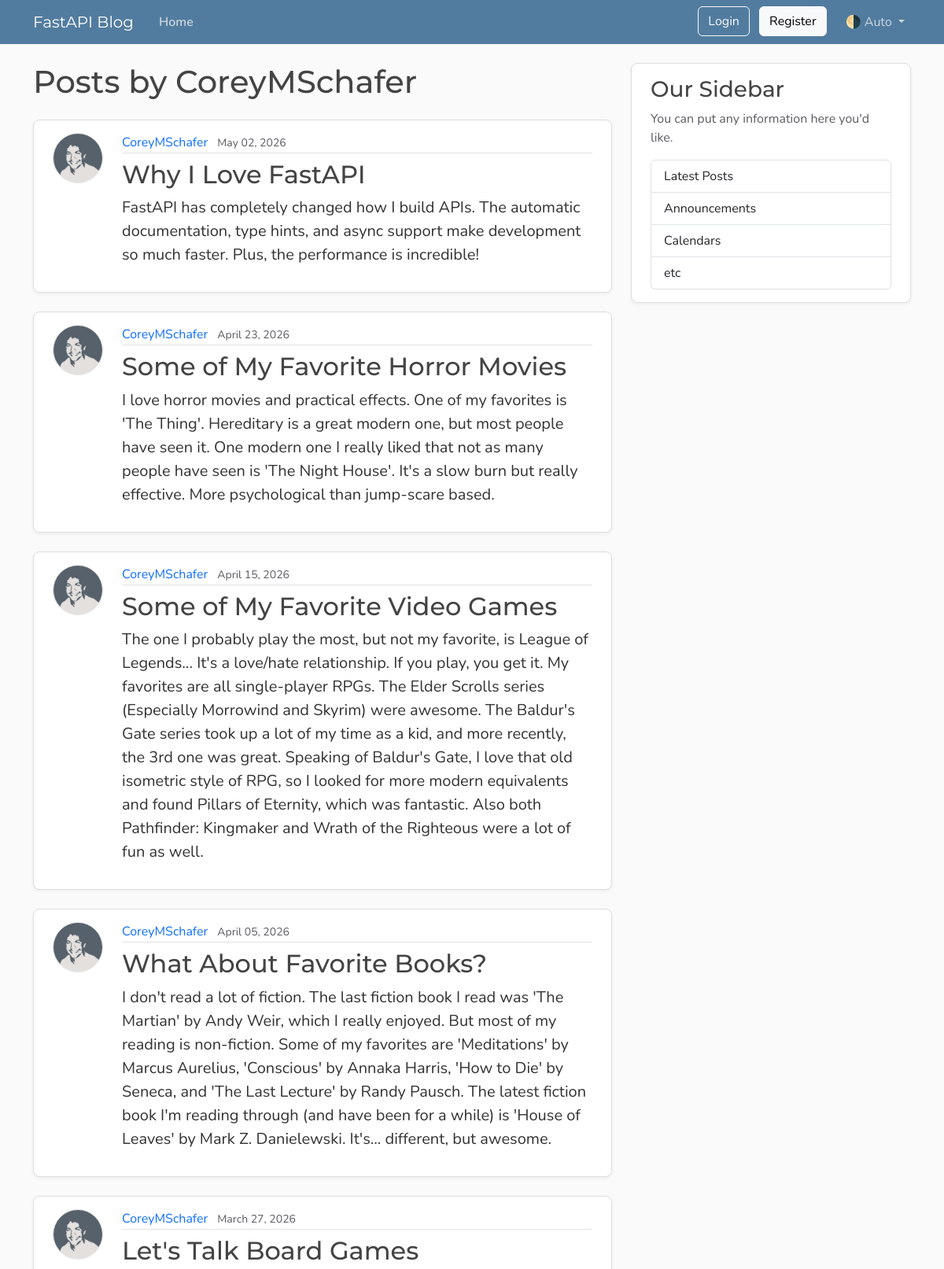
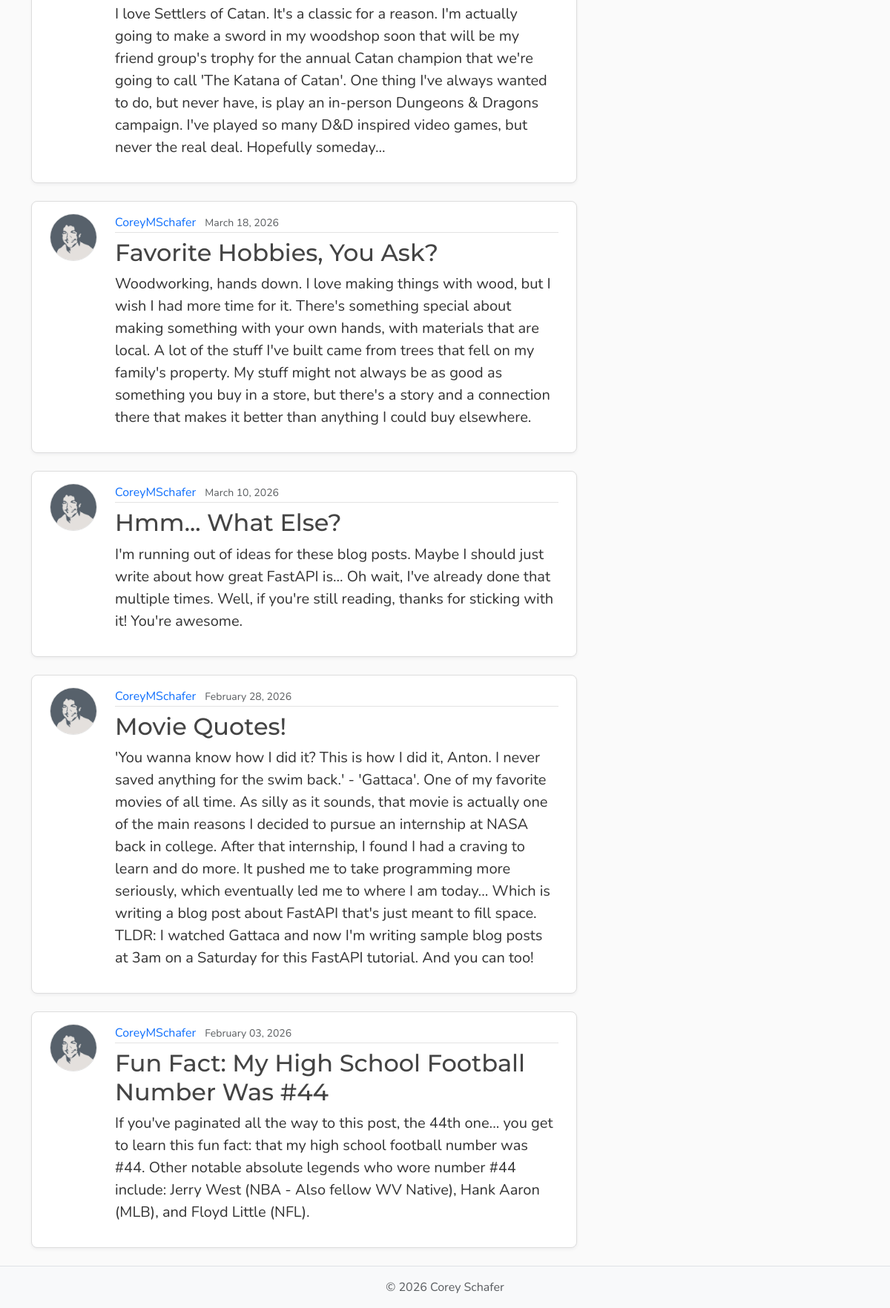
The page /users/1/posts on the database its author committed (2 pictures, top to bottom).
### models.py (models this page shows, shortened)
class User(Base):
    __tablename__ = "users"
    id : Mapped[int] = mapped_column(Integer, primary_key=True, index=True)
    username : Mapped[str] = mapped_column(String(20), unique=True, nullable=False)
    email : Mapped[str] = mapped_column(String(30), unique=True, nullable=False)
    password_hash : Mapped[str] = mapped_column(String(200), nullable=False)
    image_file : Mapped[str | None] = mapped_column(String(200), nullable=True, default=None)
    posts : Mapped[list[Post]] = relationship(back_populates="author", cascade="all, delete-orphan") # After adding cascade, when a user is deleted his posts are slao deleted

class Post(Base):
    __tablename__ = "posts"
    id : Mapped[int] = mapped_column(Integer, primary_key=True, index=True)
    title : Mapped[str] = mapped_column(String(100), nullable=False)
    content : Mapped[str] = mapped_column(Text, nullable=False)
    user_id : Mapped[int] = mapped_column(ForeignKey("users.id"), nullable=False, index=True)
    date_posted : Mapped[datetime] = mapped_column(DateTime(timezone=True), default=lambda : datetime.now(UTC))
    author : Mapped[User] = relationship(back_populates="posts")

### main.py (the view)
@app.get("/users/{user_id}/posts", include_in_schema=False)
async def user_posts_page(request : Request, user_id : int, db : Annotated[AsyncSession, Depends(get_db)]):
    result = await db.execute(select(models.User).where(models.User.id == user_id)) # No selectinload as we are not accessing any relationships in the User object
    user = result.scalars().first()
    if not user:
        raise HTTPException(status_code=status.HTTP_404_NOT_FOUND, detail="User Not Found")
    result = await db.execute(
                select(models.Post)
                .options(selectinload(models.Post.author))
                .where(models.Post.user_id == user_id)
                .order_by(models.Post.date_posted.desc())
            )
    posts = result.scalars().all()
    return templates.TemplateResponse(request, "user_posts.html", {"posts" : posts, "user" : user, "title" : f"{user.username}'s Posts"})

### templates/user_posts.html
{% extends "layout.html" %}
{% block content %}
<h1 class="mb-4">Posts by {{ user.username }}</h1>
{% for post in posts %}
<article class="content-section py-3 px-4 mb-4">
    <div class="d-flex align-items-start gap-4">
        <img class="rounded-circle article-img flex-shrink-0"
             src="{{ post.author.image_path }}"
             alt="{{ post.author.username }}'s profile picture"
             width="64" height="64" loading="lazy">
        <div class="flex-grow-1">
            <div class="article-metadata mb-2">
                <a class="me-2"
                   href="{{ url_for('get_user_posts', user_id=post.author.id) }}">
                   {{ post.author.username }}
                </a>
                <small class="text-body-secondary">
                    {{ post.date_posted.strftime("%B %d, %Y") }}
                </small>
            </div>
            <h2>
                <a class="article-title"
                   href="{{ url_for('post_page', post_id=post.id) }}">
                   {{ post.title }}
                </a>
            </h2>
            <p class="article-content">{{ post.content }}</p>
        </div>
    </div>
</article>
{% else %}
<p class="text-body-secondary">No posts by this user yet.</p>
{% endfor %}
{% endblock content %}

### static/css/main.css (style rules this page uses)
:root { --font-heading: "Montserrat", system-ui, -apple-system, BlinkMacSystemFont, sans-serif; --font-body: "Nunito", system-ui, -apple-system, BlinkMacSystemFont, sans-serif; --color-bg-body: #fafafa; --color-bg-content: #ffffff; --color-text-primary: #333333; --color-text-heading: #444444; --color-steel: #527c9f; --color-nav-link: #cbd5db; --color-nav-link-hover: #ffffff; --color-link-hover: #428bca; --color-border: #dddddd; --color-border-light: #e3e3e3; --spacing-xl: 5rem; --article-img-size: 4rem; --account-img-size: 7.813rem; }
body { font-family: var(--font-body); background: var(--color-bg-body); color: var(--color-text-primary); }
h1, h2, h3, h4, h5, h6 { font-family: var(--font-heading); color: var(--color-text-heading); }
a { text-decoration: none; }
.content-section { background: var(--color-bg-content); border: 1px solid var(--color-border); border-radius: 0.5rem; box-shadow: 0 2px 4px rgba(15, 23, 42, 0.05); transition: box-shadow 0.15s ease, transform 0.15s ease, border-color 0.15s ease; }
.article-title { color: var(--color-text-heading); transition: color 0.2s ease-in-out; }
.article-content { white-space: pre-line; font-size: 1.25rem; }
.article-img { height: var(--article-img-size); width: var(--article-img-size); flex-shrink: 0; object-fit: cover; border: 1px solid var(--color-border-light); box-shadow: 0 0 0 2px var(--color-bg-content); }
.article-metadata { padding-bottom: 0.063rem; border-bottom: 1px solid var(--color-border-light); }
.article-metadata a { transition: color 0.2s ease-in-out; }

### rows shown on the page
User: username "CoreyMSchafer"
Post: author.image_path (picture), author.username "CoreyMSchafer", date_posted "May 02, 2026", title "Why I Love FastAPI", content "FastAPI has completely changed how I build APIs. The automatic documentation, type hints, and async support make development so much faster. Plus, the performance is incredible!"
Post: author.image_path (picture), author.username "CoreyMSchafer", date_posted "April 23, 2026", title "Some of My Favorite Horror Movies", content "I love horror movies and practical effects. One of my favorites is 'The Thing'. Hereditary is a great modern one, but most people have seen it. One modern one I really liked that not as many people have seen is 'The Night House'. It's a slow burn but really effective. More psychological than jump-scare based."
Post: author.image_path (picture), author.username "CoreyMSchafer", date_posted "April 15, 2026", title "Some of My Favorite Video Games", content "The one I probably play the most, but not my favorite, is League of Legends... It's a love/hate relationship. If you play, you get it. My favorites are all single-player RPGs. The Elder Scrolls series (Especially Morrowind and Skyrim) were awesome. The Baldur's Gate series took up a lot of my time as a kid, and more recently, the 3rd one was great. Speaking of Baldur's Gate, I love that old isometric style of RPG, so I looked for more modern equivalents and found Pillars of Eternity, which was fantastic. Also both Pathfinder: Kingmaker and Wrath of the Righteous were a lot of fun as well."
Post: author.image_path (picture), author.username "CoreyMSchafer", date_posted "April 05, 2026", title "What About Favorite Books?", content "I don't read a lot of fiction. The last fiction book I read was 'The Martian' by Andy Weir, which I really enjoyed. But most of my reading is non-fiction. Some of my favorites are 'Meditations' by Marcus Aurelius, 'Conscious' by Annaka Harris, 'How to Die' by Seneca, and 'The Last Lecture' by Randy Pausch. The latest fiction book I'm reading through (and have been for a while) is 'House of Leaves' by Mark Z. Danielewski. It's... different, but awesome."
Post: author.image_path (picture), author.username "CoreyMSchafer", date_posted "March 27, 2026", title "Let's Talk Board Games", content "I love Settlers of Catan. It's a classic for a reason. I'm actually going to make a sword in my woodshop soon that will be my friend group's trophy for the annual Catan champion that we're going to call 'The Katana of Catan'. One thing I've always wanted to do, but never have, is play an in-person Dungeons & Dragons campaign. I've played so many D&D inspired video games, but never the real deal. Hopefully someday..."
Post: author.image_path (picture), author.username "CoreyMSchafer", date_posted "March 18, 2026", title "Favorite Hobbies, You Ask?", content "Woodworking, hands down. I love making things with wood, but I wish I had more time for it. There's something special about making something with your own hands, with materials that are local. A lot of the stuff I've built came from trees that fell on my family's property. My stuff might not always be as good as something you buy in a store, but there's a story and a connection there that makes it better than anything I could buy elsewhere."
Post: author.image_path (picture), author.username "CoreyMSchafer", date_posted "March 10, 2026", title "Hmm... What Else?", content "I'm running out of ideas for these blog posts. Maybe I should just write about how great FastAPI is... Oh wait, I've already done that multiple times. Well, if you're still reading, thanks for sticking with it! You're awesome."
Post: author.image_path (picture), author.username "CoreyMSchafer", date_posted "February 28, 2026", title "Movie Quotes!", content "'You wanna know how I did it? This is how I did it, Anton. I never saved anything for the swim back.' - 'Gattaca'. One of my favorite movies of all time. As silly as it sounds, that movie is actually one of the main reasons I decided to pursue an internship at NASA back in college. After that internship, I found I had a craving to learn and do more. It pushed me to take programming more seriously, which eventually led me to where I am today... Which is writing a blog post about FastAPI that's just meant to fill space. TLDR: I watched Gattaca and now I'm writing sample blog posts at 3am on a Saturday for this FastAPI tutorial. And you can too!"
Post: author.image_path (picture), author.username "CoreyMSchafer", date_posted "February 03, 2026", title "Fun Fact: My High School Football Number Was #44", content "If you've paginated all the way to this post, the 44th one... you get to learn this fun fact: that my high school football number was #44. Other notable absolute legends who wore number #44 include: Jerry West (NBA - Also fellow WV Native), Hank Aaron (MLB), and Floyd Little (NFL)."
